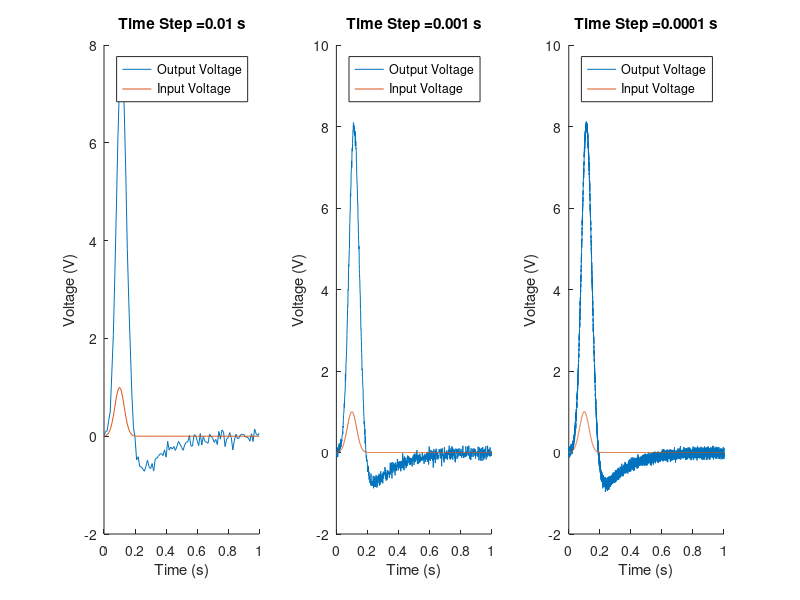

This chart was generated by the following MATLAB code:

clear all;
clc;

Cn=0.00001; 
%fplot(Pulse,[0 1])
timest(1:3)=[100 1000 10000];

for cc=1:3
    
    % Parameters
R1 = 1;
R2 = 2;
R3 = 10;
R4 = 0.1;
RO = 1000;
C1 = 0.25;
L1 = 0.2;
alpha = 100;

%Cn=0.00001;
% % Cn=0.0001;


% V = [ V1; V2; V3; V4; V5; IL]
Vin=1;
G=zeros(6);
C=zeros(6);

%% V1
G(1,:)=[1 0 0 0 0 0]; % V1
C(1,:)=[0 0 0 0 0 0]; % V1

%% V2
G(2,:)=[(-1/R1) (1/R2+1/R1) 0 0 0 1]; 
C(2,:)=[-C1 +C1 0 0 0 0];

%% V3
G(3,:)=[0 0 1/R3 0 0 -1]; 
C(3,:)=[0 0 Cn 0 0 0]; 

%% V4
G(4,:)=[0 0 -1*alpha/R3 1 0 0]; 
C(4,:)=[0 0 0 0 0 0]; 

%% V5
G(5,:)=[0 0 0 -1/R4 (1/R4+1/RO) 0]; 
C(5,:)=[0 0 0 0 0 0];

%% V6
G(6,:)=[0 -1 1 0 0 0]; 
C(6,:)=[0 0 0 0 0 L1]; 




%% Part C gause


timesim=1; % sec
numsteps=timest(cc);

f=1/0.03;

timestep=timesim/numsteps;

A=(C./timestep+G);

clear V

V(1:6,1)=[0;0;0;0;0;0];

t=linspace(0,timesim,numsteps);

Pulse=@(t) exp(-(t-0.1)^2/(2.*0.03^2));
    

    for step=1:numsteps

        In=randn()*0.001;

        t=step*timestep;

        Vin=Pulse(t);

        F=[Vin; 0; -In; 0; 0; 0];

        B=C*V(1:6,step)./timestep+F;

        V(1:6,step+1)=A\B;


    end



    figure(20)

    
    subplot(1,3,cc)
    hold on
    title(strcat('Time Step = ',num2str(timestep),' s'))
    plot(linspace(0,timesim,numsteps+1),V(5,:))


    plot(linspace(0,timesim,numsteps+1),V(1,:))

    xlabel('Time (s)')
    ylabel('Voltage (V)')
    legend('Output Voltage','Input Voltage')

    
end
    % 
% figure(5)
% plot(fftshift(log(abs(Yo./Yi))*20))
% xlim([487 514])
